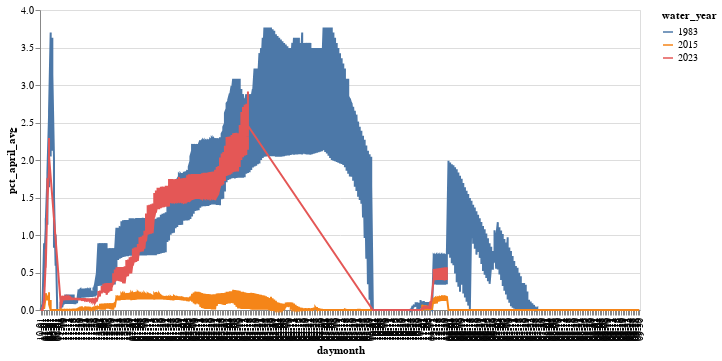

Notebook code cell kept with this figure:
### Code cell
alt.Chart(
    merge_df[ 
        ( merge_df.water_year.isin([2023,2015,1983]) ) &
        ( merge_df.region == "south" )
    ]
).mark_line().encode(
    x=alt.X(
        'daymonth', 
        sort=x_order,
        #axis=alt.Axis(labelExpr=axis_labels)
    ),
    y="pct_april_avg",
    color="water_year:N",
).properties(width=600)

### Figure 1 — Vega-Lite specification as saved in the notebook (floating-point values rounded to 4 significant figures; data arrays with more than 128 entries replaced by an {"elided": "..."} marker saying what was removed)
{"config": {"view": {"continuousWidth": 400, "continuousHeight": 300}}, "data": {"name": "data-5e99a10376960ed30f74d805fd230a82"}, "mark": "line", "encoding": {"color": {"field": "water_year", "type": "nominal"}, "x": {"field": "daymonth", "sort": ["10-01", "11-01", "12-01", "01-01", "02-01", "03-01", "04-01", "05-01", "06-01", "07-01", "08-01", "09-01"], "type": "nominal"}, "y": {"field": "pct_april_avg", "type": "quantitative"}}, "width": 600, "$schema": "https://vega.github.io/schema/vega-lite/v4.17.0.json", "datasets": {"data-5e99a10376960ed30f74d805fd230a82": {"elided": "4473 records"}}}
